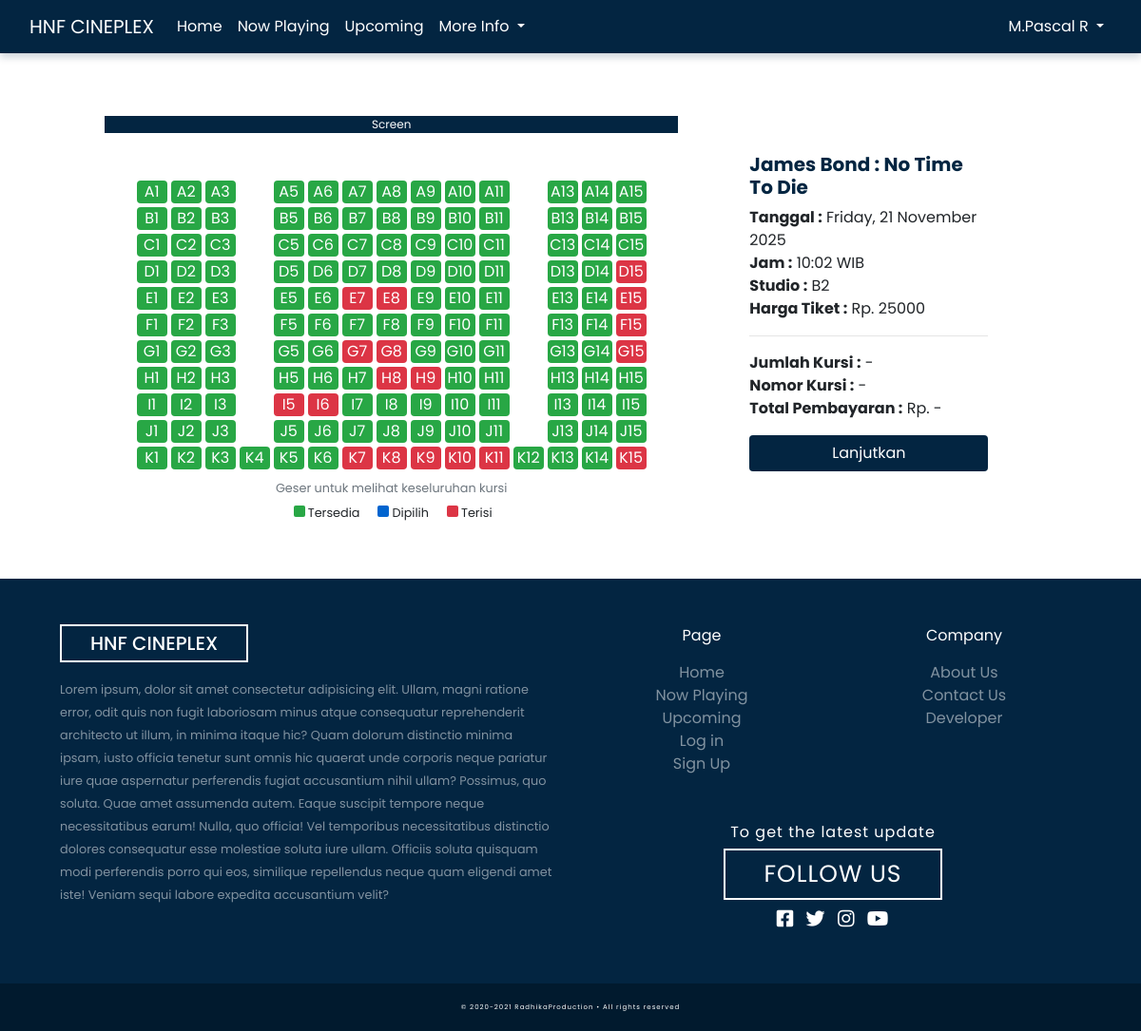
The page /page/booking.php?id=1 (signed in) on the database its author committed.
### tables this page shows
CREATE TABLE `jadwal` (
  `id` int(11) NOT NULL,
  `id_film` int(11) NOT NULL,
  `data_timestamp` int(11) NOT NULL,
  `studio` varchar(5) NOT NULL,
  `harga` int(11) NOT NULL,
  `data_status` varchar(12) NOT NULL
);

CREATE TABLE `film` (
  `id` int(11) NOT NULL,
  `judul` varchar(50) NOT NULL,
  `durasi` int(3) NOT NULL,
  `aktor` varchar(255) NOT NULL,
  `genre` varchar(10) NOT NULL,
  `kategori` varchar(12) NOT NULL,
  `bahasa` varchar(20) NOT NULL,
  `subtitle` varchar(20) NOT NULL,
  `sutradara` varchar(20) NOT NULL,
  `produksi` varchar(20) NOT NULL,
  `link_trailer` varchar(255) NOT NULL,
  `sinopsis` text NOT NULL,
  `cover` varchar(255) NOT NULL,
  `data_status` varchar(12) NOT NULL
);

### utility/function.php (called while the page is built, shortened)
<?php
$conn = mysqli_connect("localhost", "root", "", "web_bioskop");
function select($data)
{
    global $conn;
    $result = mysqli_query($conn, $data);
    $rows = [];
    while ($row = mysqli_fetch_assoc($result)) {
        $rows[] = $row;
    }
    return $rows;
}

### page/booking.php (the view, shortened to what this page needs)
<?php
     require '../utility/function.php';
     $id_jadwal = intval($_GET['id']);
     $studioChairs = array("A1","A2","A3","A4","A5","A6","A7","A8","A9","A10","A11","A12","A13","A14","A15",
                     "B1","B2","B3","B4","B5","B6","B7","B8","B9","B10","B11","B12","B13","B14","B15",
                     "C1","C2","C3","C4","C5","C6","C7","C8","C9","C10","C11","C12","C13","C14","C15",
                     "D1","D2","D3","D4","D5","D6","D7","D8","D9","D10","D11","D12","D13","D14","D15",
                     "E1","E2","E3","E4","E5","E6","E7","E8","E9","E10","E11","E12","E13","E14","E15",
                     "F1","F2","F3","F4","F5","F6","F7","F8","F9","F10","F11","F12","F13","F14","F15",
                     "G1","G2","G3","G4","G5","G6","G7","G8","G9","G10","G11","G12","G13","G14","G15",
                     "H1","H2","H3","H4","H5","H6","H7","H8","H9","H10","H11","H12","H13","H14","H15",
                     "I1","I2","I3","I4","I5","I6","I7","I8","I9","I10","I11","I12","I13","I14","I15",
                     "J1","J2","J3","J4","J5","J6","J7","J8","J9","J10","J11","J12","J13","J14","J15",
                     "K1","K2","K3","K4","K5","K6","K7","K8","K9","K10","K11","K12","K13","K14","K15");
    $studioChairsRow = ["A","B","C","D","E","F","G","H","I","J","K"];
    $exceptionStudioChairs = ["A4","B4","C4","D4","E4","F4","G4","H4","I4","J4",
                              "A12","B12","C12","D12","E12","F12","G12","H12","I12","J12"];
     $chairsBooked = select("SELECT id_kursi FROM tiket WHERE id_jadwal = $id_jadwal");
     $chairsOccupied = [];
    foreach($chairsBooked as $chairBooked){
        $chairsOccupied[]= $chairBooked['id_kursi'];
    }
    $data_jadwal = select("SELECT film.judul,film.cover,jadwal.data_timestamp,jadwal.studio,jadwal.harga
                          FROM film JOIN jadwal ON film.id=jadwal.id_film WHERE jadwal.id = $id_jadwal")[0];
 ?>
<!DOCTYPE html>
<html lang="en">
<head>
    <link rel="stylesheet" href="https://cdn.jsdelivr.net/npm/bootstrap@4.5.3/dist/css/bootstrap.min.css"
>
    <link rel="stylesheet" href="../asset/css/ui.css">
    <link href="../asset/fontawesome-free/css/all.min.css" rel="stylesheet" type="text/css">
</head>
<body>
    <header class="mb-2">
        <?php include '../components/page/navbar.php' ?>
    </header>
    <div class="main-container">
        <section class="row pt-4 pt-lg-5 mt-lg-2">
            <div class="col-lg-8 my-2">
                <div class="col-md-9 col-lg-10 screen-row p-0 mx-auto mb-5">Screen</div>
                <div class="studio-wrapper">
                    <?php foreach($studioChairsRow as $row) :?>
                    <div class="baris d-flex justify-content-center">
                        <?php foreach($studioChairs as $studioChair) :?>
                        <?php if(strpos($studioChair, $row)!== false) :?>
                            <?php if(in_array($studioChair,$exceptionStudioChairs)) :?>
                                <span class="empty"></span>
                            <?php else :?>
                                <button class="seat <?= in_array($studioChair,$chairsOccupied)? '' : 'available' ?>"
                                <?= in_array($studioChair,$chairsOccupied)? '' : 'data-id='.$studioChair ?>><?= $studioChair; ?></button>
                            <?php endif; ?>
                        <?php endif; ?>
                        <?php endforeach; ?>
                    </div>
                    <?php endforeach; ?>
                </div>
                <small class="col-12 p-0 text-center d-block mt-2 mb-1 text-muted">Geser untuk melihat keseluruhan kursi</small>
                <div class="col-12 justify-content-center d-flex">
                    <div class="mx-2">
                       <span class="square available"></span><small>Tersedia</small>
                    </div>
                    <div class="mx-2">
                       <span class="square choosen"></span><small>Dipilih</small>
                    </div>
                    <div class="mx-2">
                       <span class="square booked"></span><small>Terisi</small>
                    </div>
                </div>
            </div>
            <div class="col-lg-4 my-2 mt-4 mt-lg-2 align-self-center">
                <div class="row flex-lg-row-reverse">
                    <div class="col-sm-4 text-center">
                    </div>
                    <div class="col-sm-8 p-2 p-lg-0">
                        <ul style="list-style-type: none;">
                            <li>
                               <h5 class="font-weight-bold text-custom"><?= $data_jadwal['judul']; ?> </h5>
                            </li>
                            <li>
                                <span class="d-inline-block font-weight-bold">Tanggal :</span>
                                <?= strftime("%A, %d %B %Y", $data_jadwal['data_timestamp']) ?>
                            </li>
                            <li>
                                <span class="d-inline-block font-weight-bold">Jam :</span>
                                <?= date("H:i",$data_jadwal['data_timestamp'])  ?> WIB
                            </li>
                            <li>
                                <span class="d-inline-block font-weight-bold">Studio :</span>
                                <?= $data_jadwal['studio']?>
                            </li>
                            <li>
                                <span class="d-inline-block font-weight-bold">Harga Tiket :</span>
                                Rp. <?= $data_jadwal['harga']?>
                            </li>
                            <hr>
                            <li>
                                <span class="d-inline-block font-weight-bold">Jumlah Kursi :</span>
                                <span class="display-count-seat">-</span>
                            </li>
                            <li>
                                <span class="d-inline-block font-weight-bold">Nomor Kursi :</span>
                                <span class="display-selected-seat">-</span>
                            </li>
                            <li>
                                <span class="d-inline-block font-weight-bold">Total Pembayaran :</span>
                                Rp. <span class="display-total-payment">-</span>
                            </li>
                            <li class="mt-3">
                                <form action="checkout.php" method="POST" onsubmit="return validation()">
                                    <button type="submit" class="btn btn-custom w-100">Lanjutkan</button>
                                </form>
                            </li>
                        </ul>
                    </div>
                </div>
            </div>
        </section>
    </div>
    <?php include '../components/page/footer.php' ?>
</body>
</html>

### asset/css/ui.css (style rules this page uses)
* { padding: 0; margin: 0; -webkit-box-sizing: border-box; box-sizing: border-box; font-family: 'Poppins', sans-serif; scroll-behavior: smooth !important; }
.btn-custom { background-color: #032541; color: white; }
.text-custom { color: #032541; }
.main-container { position: relative; width: 100%; max-width: 1440px; margin: auto; padding: 50px; }

### page/booking.php (style rules this page uses)
.seat { background-color: #DC3545; color: white; outline: none !important; border: none !important; box-shadow: none!important; margin: 2px; width: 32px; border-radius: 4px; text-align: center; }
.empty { display: block; margin: 2px; width: 32px; height: 24px; border-radius: 4px; }
.square { display: inline-block; margin: 2px; width: 12px; height: 12px; border-radius: 2px; margin: auto 3px; }
.available { background-color: #28A745; }
.choosen { background-color: #0064cf; }
.booked { background-color: #DC3545; }
.studio-wrapper { overflow-x:auto; }
.screen-row { background-color: #032541; color: white; text-align: center; font-size: 12px; }
.baris { width: fit-content; margin: 0 auto; }

### rows shown on the page
jadwal: id_film.judul "James Bond : No Time To Die", data_timestamp "Friday, 21 November 2025", data_timestamp "10:02", studio "B2", harga "25000"

### other values the page prints
$_SESSION['user_login'] "M.Pascal R"
$studioChair "A1"
$studioChair "A2"
$studioChair "A3"
$studioChair "A5"
$studioChair "A6"
$studioChair "A7"
$studioChair "A8"
$studioChair "A9"
$studioChair "A10"
$studioChair "A11"
$studioChair "A13"
$studioChair "A14"
$studioChair "A15"
$studioChair "B1"
